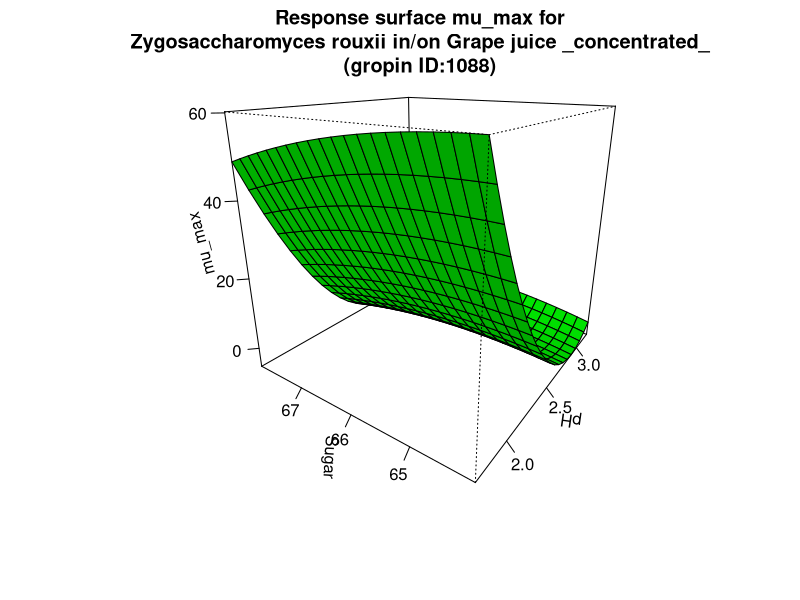

The R source for this figure:
#############################
# start of Parameter script
#############################
pH <- seq(1.6983016983017,3.2032,length.out=21)
Sugar <- seq(64.064,67.9320679320679,length.out=21)
#############################
# end of Parameter script
#############################
############################# 
# start of Model script Gropin ID 1088 
#############################
 
# constant coefficients for this model
 
variables <- data.frame(pH,Sugar)
argumentsPar <- expand.grid(variables)
 
# heart of the model
response_surface <- function(pH,Sugar) {
   mumax <-(-2221.43+85.390*Sugar-0.700*(Sugar^2)-419.81*pH+45.270*(pH^2)+2.45*Sugar*pH)

return(mumax=mumax)
} 

# output parameters
mumax <- cbind(argumentsPar,response_surface(argumentsPar['pH'],argumentsPar['Sugar']))
colnames(mumax) <- c(colnames(argumentsPar),'mumax')
#############################
# End of Model script
#############################
############################# 
# start of Visualisation script Gropin ID 1088 
#############################
persp(pH,Sugar,matrix(unlist(mumax$mumax),nrow=21),col = 'green',xlab='pH',ylab='Sugar',zlab='mu_max',main='Response surface mu_max for
Zygosaccharomyces rouxii in/on Grape juice _concentrated_
(gropin ID:1088)',theta=305,phi=20,shade=0.25,ticktype = 'detailed')
#############################
# End of Visualisation script
#############################
